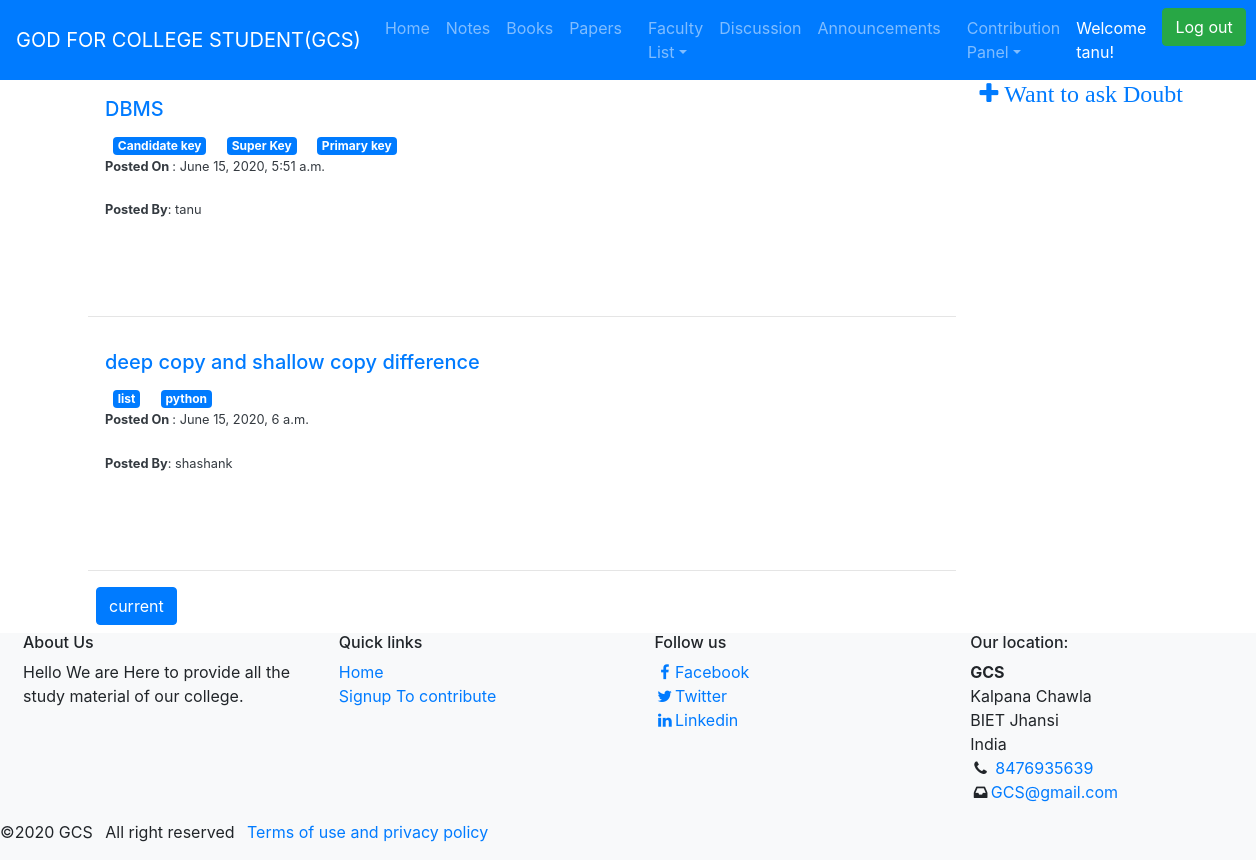
/disccussionpanel (signed in), run on the app's committed database.
### Notes/models.py (models this page shows, shortened)
class User(AbstractUser):
	is_student=models.BooleanField(default=False)
	is_teacher=models.BooleanField(default=False)

class Post(models.Model):
	user=models.ForeignKey(User, on_delete=models.CASCADE)
	title=models.CharField(max_length=50)
	description=models.TextField()
	image=models.ImageField(upload_to='images/', default='static/ayurvedasite/images/no.png')
	published_date=models.DateTimeField(default=timezone.now)
	tags = TaggableManager()

### Notes/views.py (the view)
# urls.py: path('disccussionpanel', views.post_list, name='discussion_list'),
def post_list(request):
    posts_list = Post.objects.filter(published_date__lte=timezone.now()).order_by('published_date')
    paginator = Paginator(posts_list,3,allow_empty_first_page=False)
    page=request.GET.get('page',1)
    posts=paginator.page(page)
    return render(request, 'Notes/discussion_list.html', {'posts': posts })

### Notes/templates/Notes/discussion_list.html (shortened to what this page needs)
{% extends "Notes/base.html" %}
{% load static %}
{% block content %}
<div class="container">
	<h4 class="float-right ml-2">
		{% if user.is_authenticated %}
            <a href="#" class="top-menu text-center"><i class="fa fa-plus"> Want to ask Doubt</i></span></a>
            {% endif %}
     </h4>
<div class="row">
    <div class="col-12 ">
            {% for post in posts %}
            <div class="card text-dark border-white shadow p-3
            ">
                    <div card="card-body">
                    <h5><a  class="card-title" href="{% url 'disccusion_detail' pk=post.pk%}">{{ post.title }}</a></h5>
                {% for tag in post.tags.all %}
                 <div class="badge badge-primary m-2">{{tag}}</div>
                 {% endfor %}
                <br>
                 <p class="card-subtitle small"><b>Posted On </b>: {{ post.published_date }}</p>
                 <br>
                 <p class="car-subtitle small"><b>Posted By</b>: {{post.user.username}}</p>
                 <br>
            </div>
        </div>
        <br>
        <hr style="border-top: '1px solid black">
            {% endfor %}
     <div class="pagination m-2">
         <span class="step-links">
     <span class="step-link">
     <a class="btn btn-primary" href="#">current</a>
 </span>
    </span>
    </div>
</div>
</div>
</div>
{% endblock %}

### Notes/templates/Notes/base.html (shortened to what this page needs)
{% load static %}
	<!DOCTYPE html>
	<html>
	<head>
    <link rel="stylesheet" href="https://maxcdn.bootstrapcdn.com/bootstrap/4.0.0/css/bootstrap.min.css">
    <link rel="stylesheet" href="https://maxcdn.bootstrapcdn.com/font-awesome/4.7.0/css/font-awesome.min.css">
    <link rel="stylesheet" type="text/css" href="https://stackpath.bootstrapcdn.com/font-awesome/4.7.0/css/font-awesome.min.css">
<link rel="stylesheet" type="text/css" href="{% static 'Notes/css/style.css' %}">
	</head>
	<body>
    	<nav class="navbar bg-primary navbar-dark navbar-expand-md ">
    		<a href="#" class="navbar-brand">GOD FOR COLLEGE STUDENT(GCS)</a>
            <div class="collapse navbar-collapse" id="navbarCollapse">
    		<ul class="navbar-nav">
    			<li class="nav-item">
    				<a href="{% url 'home' %}" class="nav-link">Home</a>
    			</li>
    			<li class="nav-item">
    				<a href="{% url 'notes' %}" class="nav-link">Notes</a>
    			</li>
    			<li class="nav-item">
    				<a href="{% url 'books' %}" class="nav-link">Books</a>
    			</li>
    			<li class="nav-item">
    				<a href="{% url 'papers' %}" class="nav-link">Papers</a>
    			</li>
    			<li class="nav-item dropdown dropdown-sm">
            <a href="#0" class="nav-link dropdown-toggle" id="blogDropdown" data-toggle="dropdown" aria-haspopup="true" aria-expanded="false" role="button">Faculty List</a>
    			</li>
    			<li class="nav-item">
    				<a href="{% url 'discussion_list' %}" class="nav-link">Discussion</a>
    			</li>
    			<li class="nav-item">
    				<a href="{% url 'announcement' %}" class="nav-link">Announcements</a>
    			</li>
    			<li class="nav-item dropdown dropdown-sm">
            <a href="#0" class="nav-link dropdown-toggle" id="blogDropdown" data-toggle="dropdown" aria-haspopup="true" aria-expanded="false" role="button"> Contribution Panel</a>
    			</li>
{% if user.is_authenticated %}
        <li class="nav-item">
          <a href="#" class="nav-link text-white">Welcome {{user.username}}!</a>
        </li>
        <li>
        <form class="form-inline nav-item" action="{% url 'logout' %}" method="POST">
          <button type="submit" class="btn btn-success ml-2">Log out</button>
        </form>
    </li>
        {% endif %}
    			</ul>
    		</div></nav>
       {% block content %}
       {% endblock %}
   <footer class=" bg-light">
						<div class="continer">
							<div class="row ml-2">
                             <div class="col-12 col-sm-6 col-lg-3">
					         <h6>About Us</h6>
					         Hello We are Here to provide all the study material of our college.
					     </div>
								<div class="col-12 col-sm-6 col-lg-3">
							<h6>Quick links</h6>
							<ul class="list-unstyled">
								<li><a href="{% url 'home' %}">Home</a></li>
								<li><a href="{% url 'signup' %}">Signup To contribute</a></li>
							</ul></div>
							<div class="col-12 col-sm-6 col-lg-3">
                             <h6>Follow us</h6>
                             <ul class="list-unstyled">
								<li><a href=""><i class="fa fa-facebook fa-fw" aria-hidden="true"></i>Facebook</a></li>
								<li><a href="#"><i class="fa fa-twitter fa-fw" aria-hidden="true"></i>Twitter</a></li>
								<li><a href="#"><i class="fa fa-linkedin fa-fw" aria-hidden="true"></i>Linkedin</a></li>
							</ul>
					</div>
					<div class="col-12 col-sm-6 col-lg-3">
						<h6>Our location:</h6>
						<address>
							<strong>GCS</strong></br>
							Kalpana Chawla<br>
							BIET Jhansi<br>
							India<br>
							<i class="fa fa-phone fa-fw" aria-hidden="true"></i>
							<span class="sr-only">Mobile</span><a href="tel:+1217363600">8476935639</a><br>
							<i class="fa fa-inbox fa-fw" aria-hidden="true"></i><span class="sr-only">Mail</span><a href="mailto:info@Cameo.com">GCS@gmail.com</a>
						</address></div></div>
						<div class="row">
							<div class="col-12 col-sm-6 col-lg-9">
						<ul class="list-inline">
							<li class="list-inline-item">&copy;2020 GCS</li>
							<li class="list-inline-item">All right reserved</li>
							<li class="list-inline-item"><a href="#" data-toggle="modal" data-target="#modal">Terms of use and privacy policy</a></li>
						</ul></div>
						</div></div></div></div></footer>
    </body>
</html>
	</body>
	</html>

### Notes/static/Notes/css/style.css (style rules this page uses)
html,body { height: 100% }
.dropdown { position: relative; display: inline-block; margin-left: 10px; float: left; }

### data on the page
User: username "tanu"
Post: title "DBMS", published_date "June 15, 2020, 5:51 a.m.", user.username "tanu"
Tag: name "Candidate key"
Tag: name "Super Key"
Tag: name "Primary key"
Post: title "deep copy and shallow copy difference", published_date "June 15, 2020, 6 a.m.", user.username "shashank"
Tag: name "list"
Tag: name "python"
